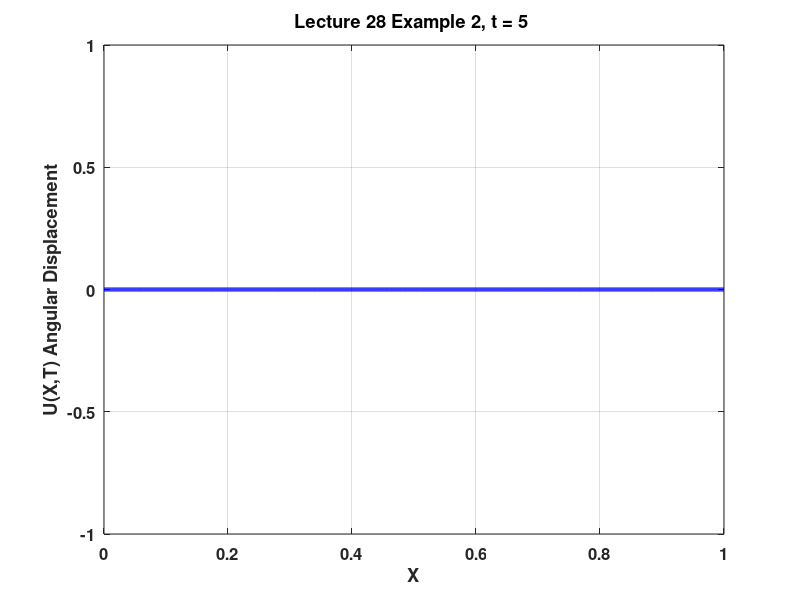

Reproduce this figure in MATLAB.
%% Lecture 28 MATLAB example 2
clear
clc
close 'all'

%% Parameters
alpha_sq = 5;
L = 1;

N = 30;

nu = @(n) (2*n-1)*pi/2;
Fn = @(x,n) sin(nu(n).*x);
Gn = @(t,n) cos(alpha_sq*nu(n).*t);
f = @(x) x; % initial displacement
u = @(x,t) 0; % initial velocity

for n = 1:N
   ef_mag = integral(@(x) Fn(x,n).^2,0,L);
   an = integral(@(x) f(x).*Fn(x,n),0,L)./ef_mag;
   
   u = @(x,t) u(x,t) + an.*Fn(x,n).*Gn(t,n);
end

%% Plot the solution
Nx = 1000;
X = linspace(0,L,Nx);

Tmax = 5;
Nt = 50;
T = linspace(0,Tmax,Nt);

figure(2)
for t = 1:Nt
    plot(X,u(X,T(t)),'-b','linewidth',3);
    title_str = sprintf('Lecture 28 Example 2, t = %g ',T(t));
    title(title_str,'fontsize',16,'fontweight','bold');
    xlabel('X','fontsize',14,'fontweight','bold');
    ylabel('U(X,T) Angular Displacement', 'fontsize',14,...
        'fontweight','bold');
    grid on
    set(gca,'fontsize',12,'fontweight','bold');
    axis([0 L -L L]);
    pause(Tmax/(Nt-1));    
end